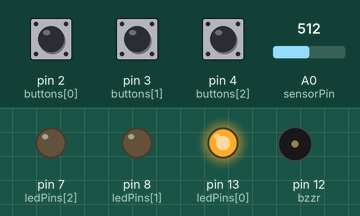
Bench run of a sketch on a simulated Arduino Uno, built with avr-gcc and run on an emulated ATmega328P. Shown: output pins drawn as LEDs (lit = HIGH), buzzer (waves = sounding). The test bench sets the inputs (shaded band); at power-on: pin 3 (buttons[1]) HIGH, pin 2 (buttons[0]) HIGH, A0 (sensorPin) = 512, pin 4 (buttons[2]) HIGH. EEPROM starts erased.

Above: at 3.9 s.
4.0 s: pin 3 (buttons[1]) pulled LOW for 3 s
At 10.19 s:
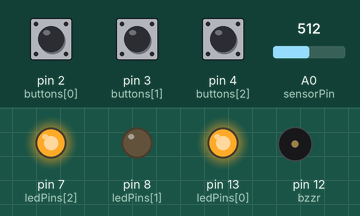
11.7 s: pin 2 (buttons[0]) pulled LOW for 3 s
At 16.8 s:
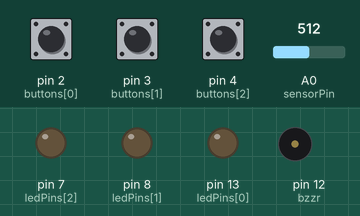
23.9 s: A0 (sensorPin) set to 492
At 26.61 s:
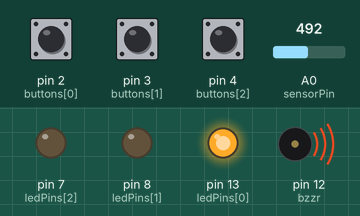
33.1 s: A0 (sensorPin) set to 511
37.8 s: A0 (sensorPin) set to 306
At 38.9 s:
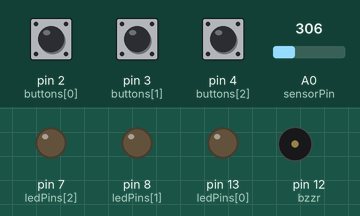
42.2 s: A0 (sensorPin) set to 716
At 59.3 s:
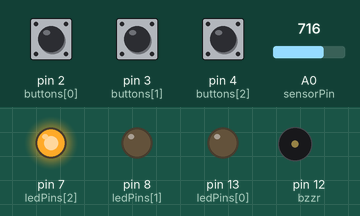
Timing chart, 0 to 82.4 s (numbered marks = the images above; inputs shaded):
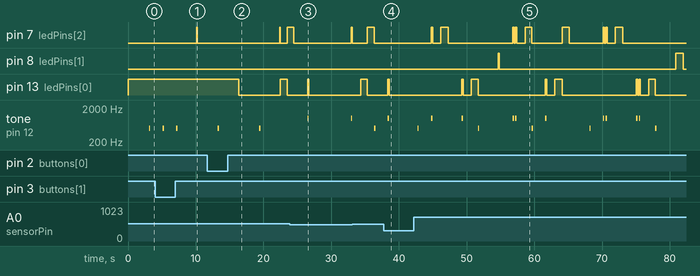

Measured:
- the behaviour switches between 511 and 510 on A0 (sensorPin) (found by bisection; images 2 and 3)
- after the input at 4.0 s, pin 7 (ledPins[2]): LOW → HIGH after 6.1 s, → LOW 0.10 s later; pin 13 (ledPins[0]): stays HIGH (without the input it goes to LOW after 3.2 s)
- after the input at 11.7 s, pin 7 (ledPins[2]): LOW → HIGH after 10.7 s, → LOW 0.10 s later, → HIGH 1.0 s later; pin 8 (ledPins[1]): stays LOW (without the input it goes to HIGH after 4.6 s); pin 13 (ledPins[0]): HIGH → LOW after 4.7 s instead of 11.8 s
- after the input at 23.9 s, pin 8 (ledPins[1]): stays LOW (without the input it goes to HIGH after 9.0 s); pin 13 (ledPins[0]): goes on until 26.7 s, then stays LOW
- after the input at 37.8 s, pin 13 (ledPins[0]): goes on until 38.6 s, then stays LOW
- after the input at 42.2 s, pin 8 (ledPins[1]): LOW → HIGH after 12.5 s, → LOW 0.10 s later, → HIGH 26.1 s later, → LOW 1.1 s later
- by itself, tone on pin 12 (bzzr): plays 500 Hz for 0.20 s, 1000 Hz for 0.20 s, 1000 Hz for 0.20 s, 500 Hz for 0.20 s, 1000 Hz for 0.20 s, 1000 Hz for 0.20 s … (14 notes in this stretch)

The sketch:

clapToLight.ino
```cpp
#include <EEPROM.h>

const int buttons[] = {2, 3, 4}; // buttons and their pins
const int bzzr = 12;
const int sensorPin = A0;
const int ledPins[] = {13, 8, 7}; // LEDs


int sensitivity = 510;  // sensitivity of the sound sensor, can also change it by changing the screw

// Maximum number of rhythms and the maximum number of claps per rhythm
const int rythmsMax = 3;
const int clapsMax = 8;

// Storing rhythms
int rhythmLengths[rythmsMax];
int rhythms[rythmsMax][clapsMax];

// Current rhythm index
int currentRhythm = 0;

bool clapDetected = false;
bool enableAddClap = true; // Flag to enable/disable adding claps to the rhythm

void setup() {
  for (int i = 0; i < rythmsMax; i++) {
    rhythmLengths[i] = 0;
  }

  for (int i = 0; i < sizeof(ledPins) / sizeof(ledPins[0]); i++) {
    pinMode(ledPins[i], OUTPUT);
  }

  for (int i = 0; i < sizeof(buttons) / sizeof(buttons[0]); i++) {
    pinMode(buttons[i], INPUT_PULLUP);
  }

  pinMode(bzzr, OUTPUT);
  Serial.begin(9600);

  loadRhythmsFromEEPROM(); // for Loading saved rhythms from EEPROM
}

void loop() {
  int sensorValue = analogRead(sensorPin);

  if (sensorValue > sensitivity && enableAddClap) {
    clapDetected = true;
    addClapToRhythm();
    checkSavedRhythms();
  }

   if (sensorValue > sensitivity && !enableAddClap) {

    checkSavedRhythms();
          tone(bzzr, 500, 200);  // Play a tone

  }


  if (clapDetected && sensorValue < sensitivity) {
    clapDetected = false;
  }

  // Check for button presses to call the functions

  if (digitalRead(buttons[0]) == HIGH) {
    switchRhythm();
    delay(1000); //  delay of a second
  }

  if (digitalRead(buttons[1]) == HIGH) {
    enableAddClap = !enableAddClap; // Toggle the flag to enable/disable adding claps
    saveRhythmsToEEPROM();

    delay(1000); //  delay of a second
  }

  if (digitalRead(buttons[2]) == HIGH) {
    playRhythm(currentRhythm);
    delay(1000); //  delay of a second
  }

  delay(10);
}

void addClapToRhythm() {
  if (rhythmLengths[currentRhythm] < clapsMax) {
    int clapIndex = rhythmLengths[currentRhythm];
    rhythms[currentRhythm][clapIndex] = HIGH;
    rhythmLengths[currentRhythm]++;

    // Blink the corresponding LED
    digitalWrite(ledPins[currentRhythm], HIGH);
    delay(100);
    digitalWrite(ledPins[currentRhythm], LOW);
  }
}

//The followinf function gets activated on pressing a button
//and plays the rhythm back to the user
void playRhythm(int rhythmIndex) {
  if (rhythmIndex >= 0 && rhythmIndex < rythmsMax) {
    int rhythmLength = rhythmLengths[rhythmIndex];
    int* rhythm = rhythms[rhythmIndex];

    for (int i = 0; i < rhythmLength; i++) {
      digitalWrite(ledPins[rhythmIndex], rhythm[i]);
      tone(bzzr, 1000, 200);  // Play a tone
      delay(200);
      digitalWrite(ledPins[rhythmIndex], LOW);
      delay(200);
    }
  }
}

//Not using the function at the moment
void resetRhythms() {
  for (int i = 0; i < rythmsMax; i++) {
    rhythmLengths[i] = 0;
  }
  currentRhythm = 0;
}

//The folowing fucntion writes to the EEPROM
void saveRhythmsToEEPROM() {
  int address = 0;

  for (int i = 0; i < rythmsMax; i++) {
    EEPROM.put(address, rhythmLengths[i]);
    address += sizeof(int);

    for (int j = 0; j < rhythmLengths[i]; j++) {
      EEPROM.put(address, rhythms[i][j]);
      address += sizeof(int);
    }
  }
}
//The folowing fucntion loads from the EEPROM

void loadRhythmsFromEEPROM() {
  int address = 0;

  for (int i = 0; i < rythmsMax; i++) {
    EEPROM.get(address, rhythmLengths[i]);
    address += sizeof(int);

    for (int j = 0; j < rhythmLengths[i]; j++) {
      EEPROM.get(address, rhythms[i][j]);
      address += sizeof(int);
    }
  }
}
//Here We only do a switch in the rhythm array
void switchRhythm() {
  currentRhythm++;
  if (currentRhythm >= rythmsMax) {
    currentRhythm = 0;
  }
}

//
void checkSavedRhythms() {
  for (int i = 0; i < rythmsMax; i++) {
    if (rhythmLengths[i] > 0 && rhythmLengths[i] == rhythmLengths[currentRhythm]) {
      bool match = true;
      for (int j = 0; j < rhythmLengths[i]; j++) {
        if (rhythms[i][j] != rhythms[currentRhythm][j]) {
          match = false;
          break;
        }
      }
      if (match) {
        digitalWrite(ledPins[i], HIGH); // Turn on the LED corresponding to the matched rhythm
        delay(1000);
        digitalWrite(ledPins[i], LOW);
      }
    }
  }
}
```
